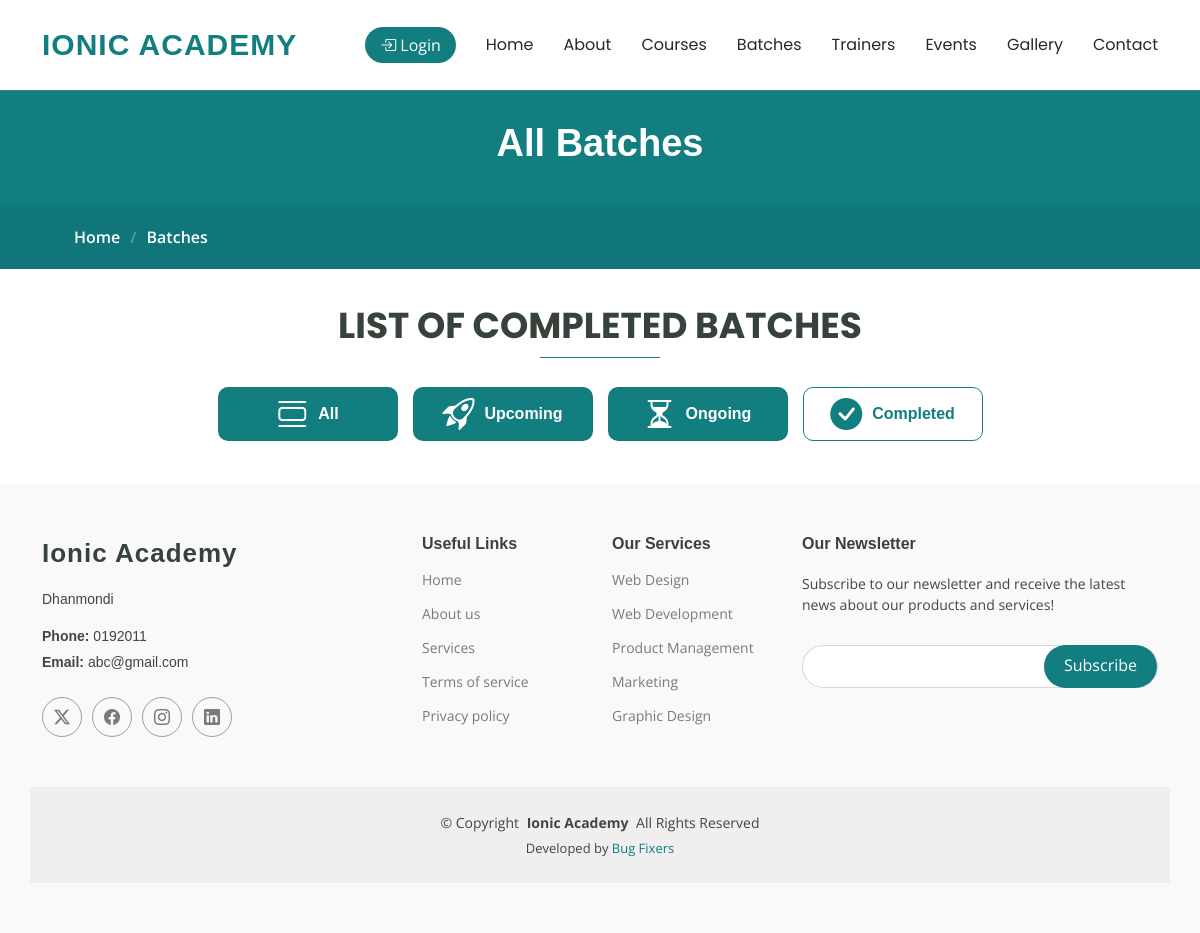
Page /completedbatch/ on the committed database.
### IMSapp/models.py (models this page shows, shortened)
class WebsiteContactModel(models.Model):
    Imsuser = models.CharField(max_length=50,null=True)
    Mobile = models.CharField(max_length=50,null=True)
    Address = models.CharField(max_length=100,null=True)
    Email = models.CharField(max_length=100,null=True)
    MapLink = models.TextField(null=True)
    GithubLink =models.CharField(max_length=150,null=True)
    FacebookLink =models.CharField(max_length=150,null=True)
    YoutubeLink =models.CharField(max_length=150,null=True)
    TwitterLink =models.CharField(max_length=150,null=True)

### IMSapp/views.py (the view)
# urls.py: path('completedbatch/',completedbatch,name="completedbatch"),
def completedbatch(request):
    batchdata = BatchInfoModel.objects.filter(Status='Completed')
    contactdata = WebsiteContactModel.objects.all()
    current_path = request.path
    context = {
        'pagetitle':'All Batches',
        'subtitle':'Batches',
        'headtitle': 'List of Completed Batches',
        'batchdata':batchdata,
        'contactdata':contactdata,
        'path':current_path,
    }
    return render(request,'common/completedbatch.html',context)

### IMSapp/templates/common/completedbatch.html (shortened to what this page needs)
{% extends 'common/batches.html' %}

### IMSapp/templates/master/footer.html (shortened to what this page needs)
<footer id="footer" class="footer position-relative">
    <div class="container footer-top">
      <div class="row gy-4">
        <div class="col-lg-4 col-md-6 footer-about">
          <a href="index.html" class="logo d-flex align-items-center">
            <span class="sitename">Ionic Academy</span>
          </a>
          {% for i in contactdata %}
          <div class="footer-contact pt-3">
            <p>{{i.Address}}</p>
            <p class="mt-3"><strong>Phone:</strong> <span>{{i.Mobile}}</span></p>
            <p><strong>Email:</strong> <span>{{i.Email}}</span></p>
          </div>
          <div class="social-links d-flex mt-4">
            <a href="{{i.Address}}" target="_blank"><i class="bi bi-twitter-x"></i></a>
            <a href="{{i.FacebookLink}}" target="_blank"><i class="bi bi-facebook"></i></a>
            <a href="{{i.TwitterLink}}" target="_blank"><i class="bi bi-instagram"></i></a>
            <a href="{{i.GithubLink}}" target="_blank"><i class="bi bi-linkedin"></i></a>
          </div>
          {% endfor %}
        </div>
        <div class="col-lg-2 col-md-3 footer-links">
          <h4>Useful Links</h4>
          <ul>
            <li><a href="#">Home</a></li>
            <li><a href="#">About us</a></li>
            <li><a href="#">Services</a></li>
            <li><a href="#">Terms of service</a></li>
            <li><a href="#">Privacy policy</a></li>
          </ul>
        </div>
        <div class="col-lg-2 col-md-3 footer-links">
          <h4>Our Services</h4>
          <ul>
            <li><a href="#">Web Design</a></li>
            <li><a href="#">Web Development</a></li>
            <li><a href="#">Product Management</a></li>
            <li><a href="#">Marketing</a></li>
            <li><a href="#">Graphic Design</a></li>
          </ul>
        </div>
        <div class="col-lg-4 col-md-12 footer-newsletter">
          <h4>Our Newsletter</h4>
          <p>Subscribe to our newsletter and receive the latest news about our products and services!</p>
          <form action="forms/newsletter.php" method="post" class="php-email-form">
            <div class="newsletter-form"><input type="email" name="email"><input type="submit" value="Subscribe"></div>
          </form>
        </div>
      </div>
    </div>
    <div class="container copyright text-center mt-4">
      <p>© <span>Copyright</span> <strong class="px-1 sitename">Ionic Academy</strong> <span>All Rights Reserved</span></p>
      <div class="credits">
        Developed by <a href="">Bug Fixers</a>
      </div>
    </div>
  </footer>

### IMSapp/static/assets/css/main.css (style rules this page uses)
:root { --default-font: "Open Sans", system-ui, -apple-system, "Segoe UI", Roboto, "Helvetica Neue", Arial, "Noto Sans", "Liberation Sans", sans-serif, "Apple Color Emoji", "Segoe UI Emoji", "Segoe UI Symbol", "Noto Color Emoji"; --heading-font: "Anik-Bangla", sans-serif; --nav-font: "Poppins", sans-serif; }
:root { --background-color: #ffffff; --default-color: #444444; --heading-color: #37423b; --accent-color: #127e80; --contrast-color: #ffffff; }
:root { --nav-color: #272828; --nav-hover-color: #127e80; --nav-dropdown-background-color: #ffffff; --nav-dropdown-color: #272828; --nav-dropdown-hover-color: #127e80; }
:root { scroll-behavior: smooth; }
body { color: var(--default-color); background-color: var(--background-color); font-family: var(--default-font); }
a { color: var(--accent-color); text-decoration: none; transition: 0.3s; }
h1, h2, h3, h4, h5, h6 { color: var(--heading-color); font-family: var(--heading-font); }
.footer { color: var(--default-color); background-color: color-mix(in srgb, var(--default-color), transparent 97%); font-size: 14px; padding-bottom: 50px; position: relative; }
.footer .footer-top { padding-top: 50px; }
.footer .footer-about .logo { margin-bottom: 0; }
.footer .footer-about .logo span { font-size: 26px; font-weight: 700; letter-spacing: 1px; font-family: var(--heading-font); color: var(--heading-color); }
.footer .footer-about p { font-size: 14px; font-family: var(--heading-font); }
.footer .social-links a { display: flex; align-items: center; justify-content: center; width: 40px; height: 40px; border-radius: 50%; border: 1px solid color-mix(in srgb, var(--default-color), transparent 50%); font-size: 16px; color: color-mix(in srgb, var(--default-color), transparent 30%); margin-right: 10px; transition: 0.3s; }
.footer h4 { font-size: 16px; font-weight: bold; position: relative; padding-bottom: 12px; }
.footer .footer-links { margin-bottom: 30px; }
.footer .footer-links ul { list-style: none; padding: 0; margin: 0; }
.footer .footer-links ul li { padding: 10px 0; display: flex; align-items: center; }
.footer .footer-links ul li:first-child { padding-top: 0; }
.footer .footer-links ul a { color: color-mix(in srgb, var(--default-color), transparent 30%); display: inline-block; line-height: 1; }
.footer .footer-contact p { margin-bottom: 5px; }
.footer .footer-newsletter .newsletter-form { margin-top: 30px; padding: 6px 8px; position: relative; border-radius: 50px; border: 1px solid color-mix(in srgb, var(--default-color), transparent 80%); display: flex; background-color: var(--background-color); transition: 0.3s; }
.footer .footer-newsletter .newsletter-form input[type=email] { border: 0; padding: 4px 8px; width: 100%; background-color: var(--background-color); color: var(--default-color); }
.footer .footer-newsletter .newsletter-form input[type=submit] { border: 0; font-size: 16px; padding: 0 20px 2px 20px; margin: -7px -8px -7px 0; background: var(--accent-color); color: var(--contrast-color); transition: 0.3s; border-radius: 50px; }
.footer .copyright { padding-top: 25px; padding-bottom: 25px; background-color: color-mix(in srgb, var(--default-color), transparent 95%); }
.footer .copyright p { margin-bottom: 0; }
.footer .credits { margin-top: 6px; font-size: 13px; }
.position-relative { position: relative; }

### rows in the picture
WebsiteContactModel: Address "Dhanmondi", Mobile "0192011", Email "abc@gmail.com"

### other values in the picture
{{ pagetitle }} "All Batches"
{{ subtitle }} "Batches"
{{ headtitle }} "LIST OF COMPLETED BATCHES"
